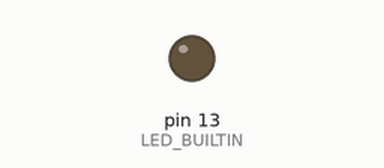
This sketch was run on a simulated Arduino Uno, built with avr-gcc and run on an emulated ATmega328P. Shown: output pins drawn as LEDs (lit = HIGH).

Above: at 0.8 s.
At 5.4 s:
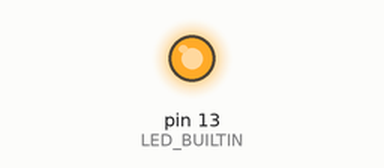
Timing chart, 0 to 7.1 s (numbered marks = the images above):
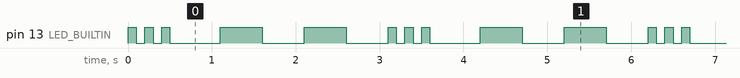

The sketch:

prog_1.ino
```cpp
void setup() {
    pinMode(LED_BUILTIN, OUTPUT);
}

void loop() {
    int i;

    for(i=0; i < 3; i++) {
        digitalWrite(LED_BUILTIN, HIGH);
        delay(100);

        digitalWrite(LED_BUILTIN, LOW);
        delay(100);
    }

    delay(500);

    for(i=0; i < 2; i++) {
        digitalWrite(LED_BUILTIN, HIGH);
        delay(500);

        digitalWrite(LED_BUILTIN, LOW);
        delay(500);
    }
}
```

Measured:
- by itself, pin 13 (LED_BUILTIN): repeats every 3.1 s: 2 × (LOW 0.10 s, HIGH 0.10 s), LOW 0.60 s, 2 × (HIGH 0.50 s, LOW 0.50 s), HIGH 0.10 s
- by itself, everything shown: repeats every 3.1 s, in 10 steps
